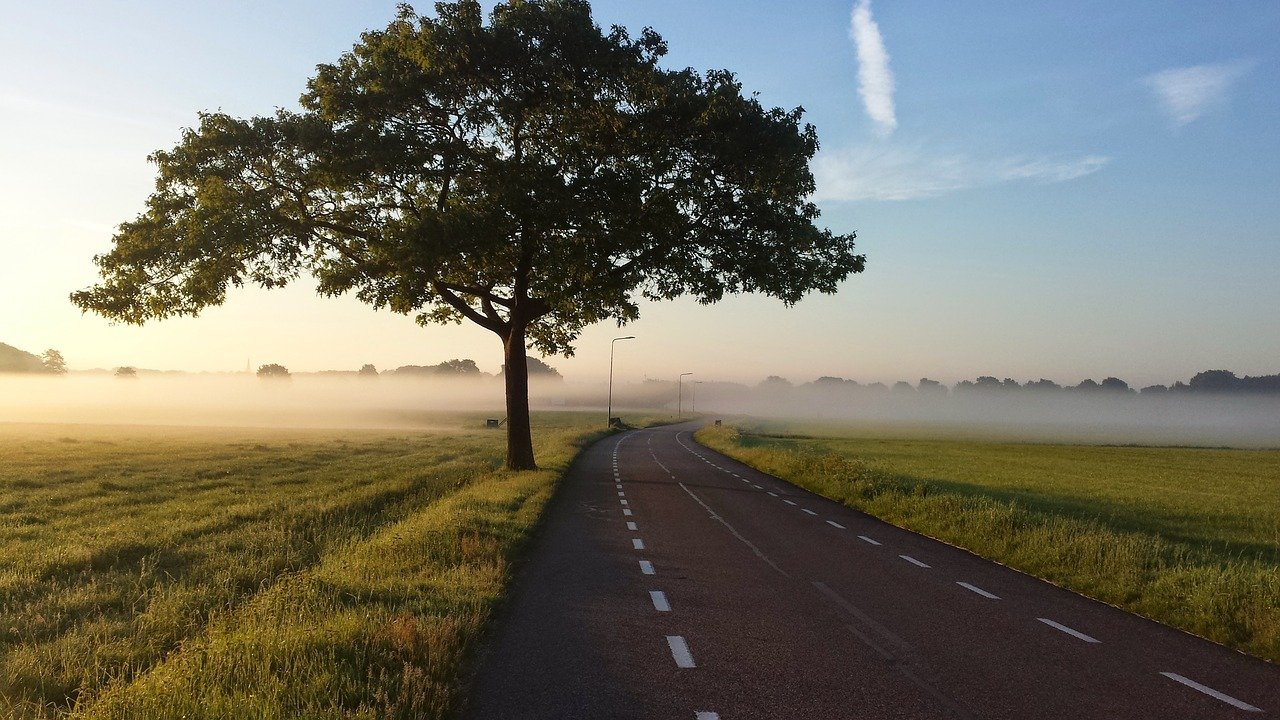
#> input picture OpenCV 104/road2.jpg, 1280 x 720 px
$ python 01.3-ImageHistogramswithMasks.py
#> lines starting #> are read from the running program, lines starting #| are printed output that depends on the picture; after the words box and inside, x2 and y2 are one past the last pixel; in counts of white or black regions, pixels touching at a corner belong together
import matplotlib.pyplot as plt
import cv2 as cv
import numpy as np


def plot_histogram(img, title, mask=None):
    # Split the image into respective channels and initialize tuple of channel names with figure for plotting
    chans = cv.split(img)
    colors = ('b', 'g', 'r')
    plt.figure()
    plt.title(title)
    plt.xlabel('Bins')
    plt.ylabel('# of Pixels')

    # Loop over image channels
    for (chan, color) in zip(chans, colors):
        # Create Histogram of current channel and plot it
        hist = cv.calcHist([chan], [0], mask, [256], [0, 256])
        plt.plot(hist, color=color)
        plt.xlim([0, 256])


# Read and display image
image = cv.imread('road2.jpg')
#> image is the input picture: shape (720, 1280, 3); mean B, G, R 101.7, 114.6, 116.3

# Convert and display image using matplotlib
# Matplotlib expect image in RGB format so need to convert from BGR to RGB
plt.figure()
plt.axis('Off')
plt.imshow(cv.cvtColor(image, cv.COLOR_BGR2RGB))

# plot histogram for image
plot_histogram(image, 'Histogram for Original Image')
#> the loop in plot_histogram, `for (chan, color) in zip(chans, colors):` made 3 passes
#> color on passes 1 to 3: 'b', 'g', 'r'

# Construct a mask for our image, mask will be blask for the regions we want to ignore and white for regions
# we want to examin
mask = np.zeros(image.shape[:2], dtype='uint8')
cv.rectangle(mask, (65, 0), (870, 480), 255, -1)
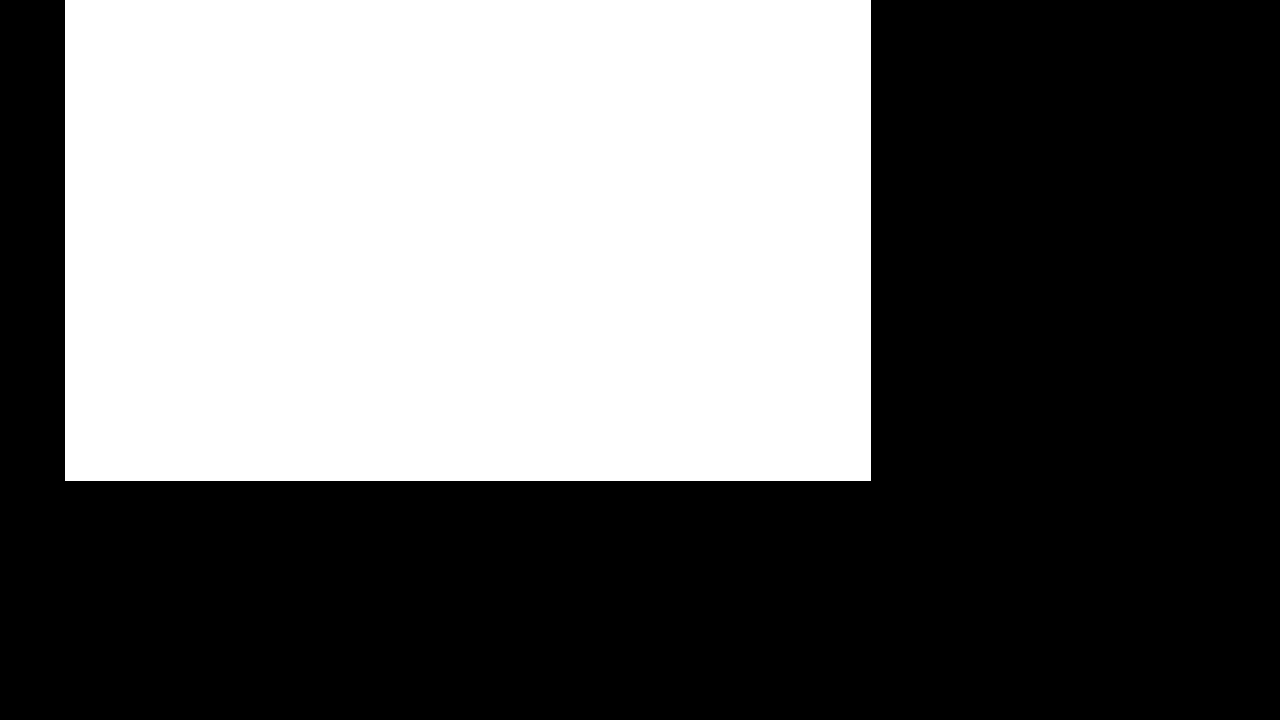
#> mask: shape (720, 1280); 42.1% white; 1 white region, box (x1, y1, x2, y2) and area: (65, 0, 871, 481) 387686
cv.imshow('Mask', mask)
cv.waitKey(0)

# Display masked Region
masked = cv.bitwise_and(image, image, mask=mask)
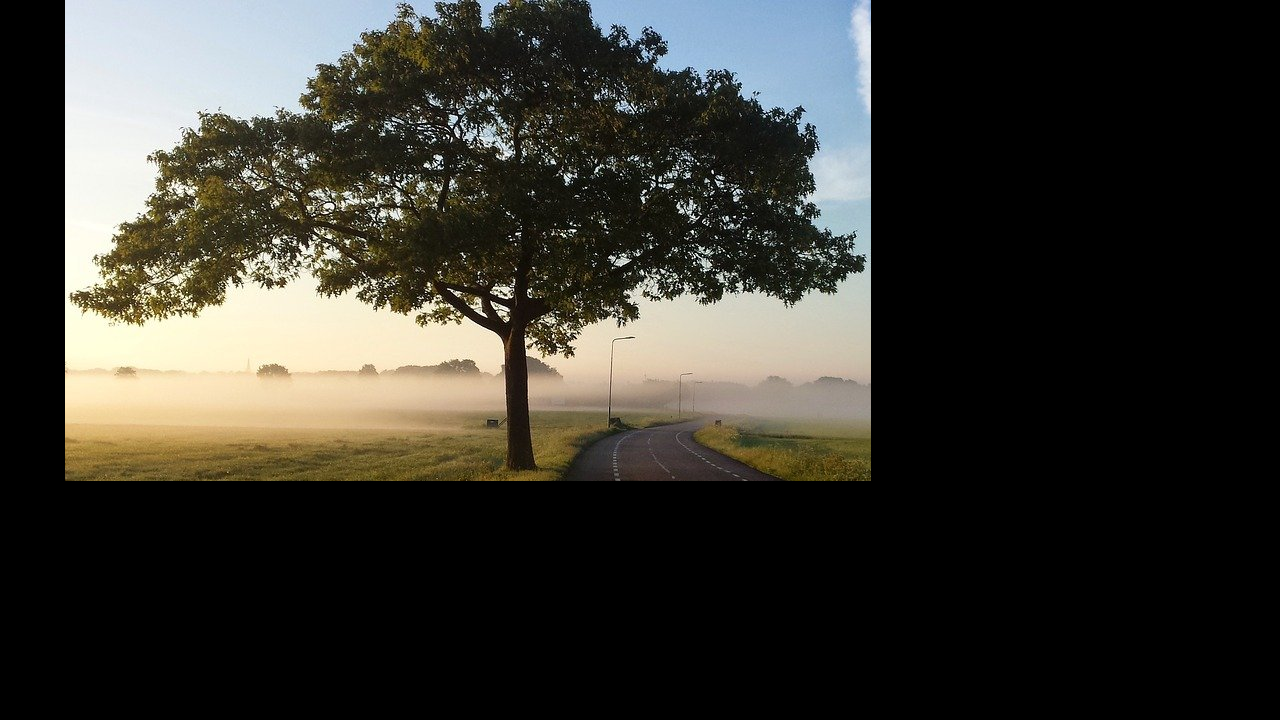
#> masked: shape (720, 1280, 3); mean B, G, R 47.6, 53.9, 55.2
cv.imshow('Masked', masked)
cv.waitKey(0)

# plot histogram for masked image
plot_histogram(image, 'Histogram for Masked Image', mask = mask)
#> the loop in plot_histogram (call 2), `for (chan, color) in zip(chans, colors):` made 3 passes

# Show plots
plt.show()
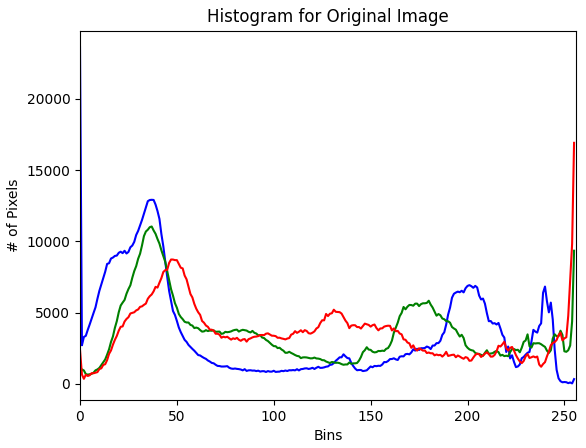
#> figure drawn by matplotlib, 1 panel; curve peaks at x = 0, y = 23614; curve peaks at x = 37, y = 11046; curve peaks at x = 255, y = 16917
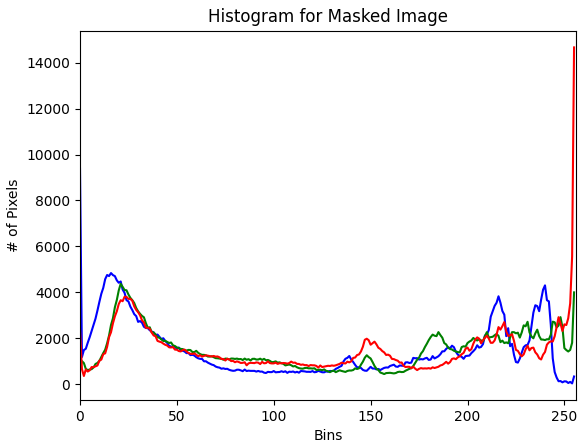
#> figure drawn by matplotlib, 1 panel; curve peaks at x = 0, y = 9385; curve peaks at x = 21, y = 4370; curve peaks at x = 255, y = 14663

$ run again, with OpenCV 104/moon5.jpg copied over OpenCV 104/road2.jpg
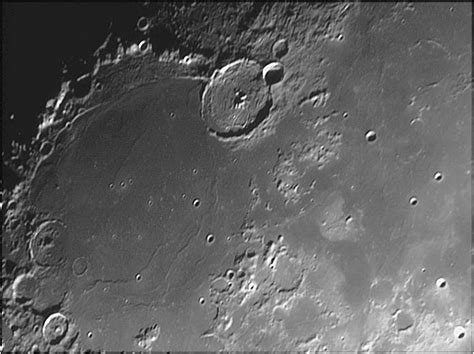
#> input picture OpenCV 104/moon5.jpg, 474 x 354 px
#> image is the input picture: shape (354, 474, 3); min 0, max 255, mean 96.3
#> the loop in plot_histogram, `for (chan, color) in zip(chans, colors):` made 3 passes
#> color on passes 1 to 3: 'b', 'g', 'r'
#> `cv.rectangle(mask, (65, 0), (870, 480), 255, -1)`:
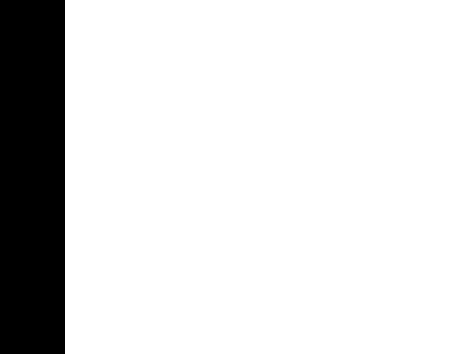
#> mask: shape (354, 474); 86.3% white; 1 black region, box (x1, y1, x2, y2) and area: (0, 0, 65, 354) 23010
#> the loop in plot_histogram (call 2), `for (chan, color) in zip(chans, colors):` made 3 passes
#> `plt.show()`:
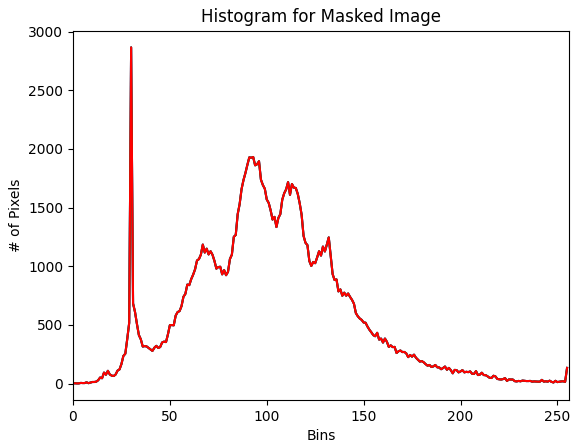
#> figure drawn by matplotlib, 1 panel; curve peaks at x = 30, y = 2865; curve peaks at x = 30, y = 2865; curve peaks at x = 30, y = 2865

$ run again, with OpenCV 104/mou.jpg copied over OpenCV 104/road2.jpg
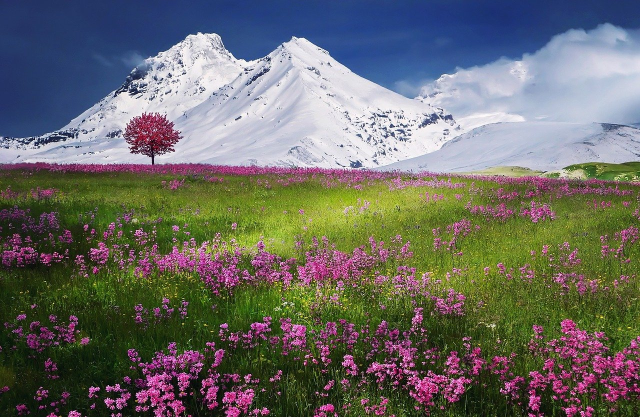
#> input picture OpenCV 104/mou.jpg, 1280 x 834 px (shown at 1/2 size)
#> image is the input picture: shape (834, 1280, 3); mean B, G, R 101.3, 106.3, 106.2
#> the loop in plot_histogram, `for (chan, color) in zip(chans, colors):` made 3 passes
#> color on passes 1 to 3: 'b', 'g', 'r'
#> `cv.rectangle(mask, (65, 0), (870, 480), 255, -1)`:
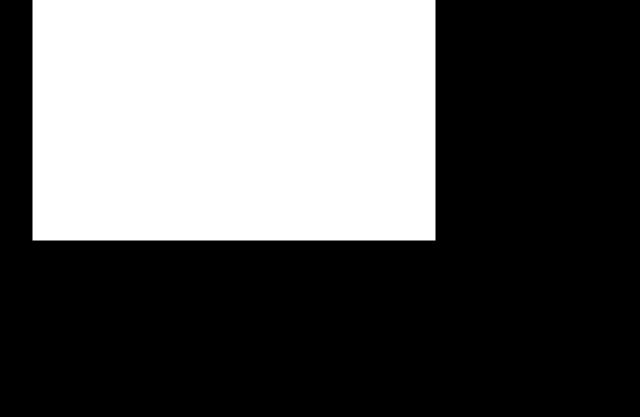
#> mask: shape (834, 1280) (shown at 1/2 size); 36.3% white; 1 white region, box (x1, y1, x2, y2) and area: (65, 0, 871, 481) 387686
#> the loop in plot_histogram (call 2), `for (chan, color) in zip(chans, colors):` made 3 passes
#> `plt.show()`:
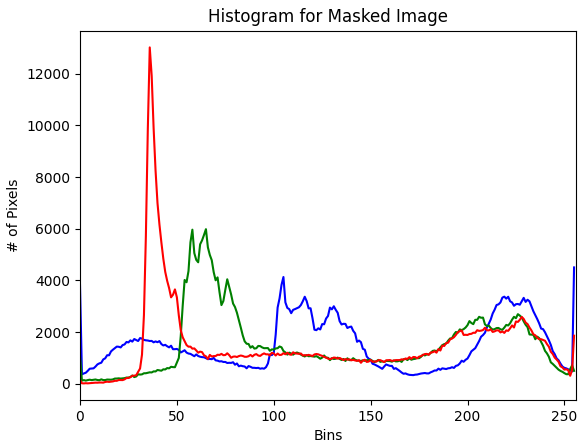
#> figure drawn by matplotlib, 1 panel; curve peaks at x = 255, y = 4505; curve peaks at x = 65, y = 5985; curve peaks at x = 36, y = 13018

$ run again, with OpenCV 104/moun3.jpg copied over OpenCV 104/road2.jpg
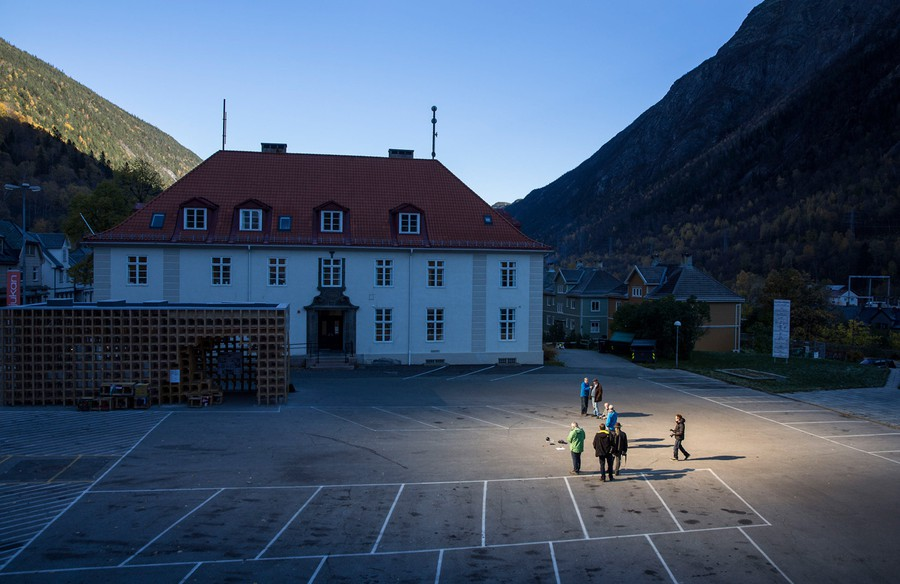
#> input picture OpenCV 104/moun3.jpg, 900 x 584 px
#> image is the input picture: shape (584, 900, 3); mean B, G, R 102.6, 79.8, 63.1
#> the loop in plot_histogram, `for (chan, color) in zip(chans, colors):` made 3 passes
#> color on passes 1 to 3: 'b', 'g', 'r'
#> `cv.rectangle(mask, (65, 0), (870, 480), 255, -1)`:
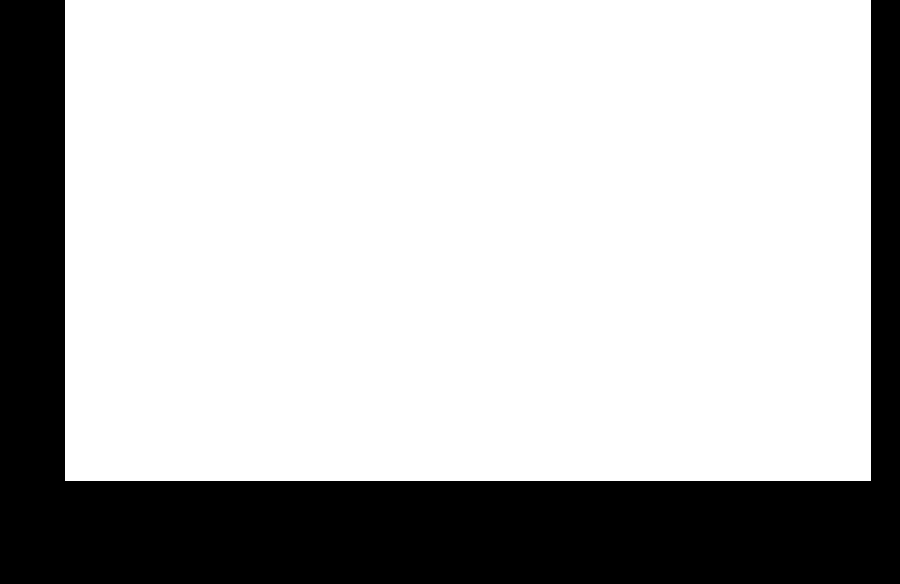
#> mask: shape (584, 900); 73.8% white; 1 black region, box (x1, y1, x2, y2) and area: (0, 0, 900, 584) 137914
#> the loop in plot_histogram (call 2), `for (chan, color) in zip(chans, colors):` made 3 passes
#> `plt.show()`:
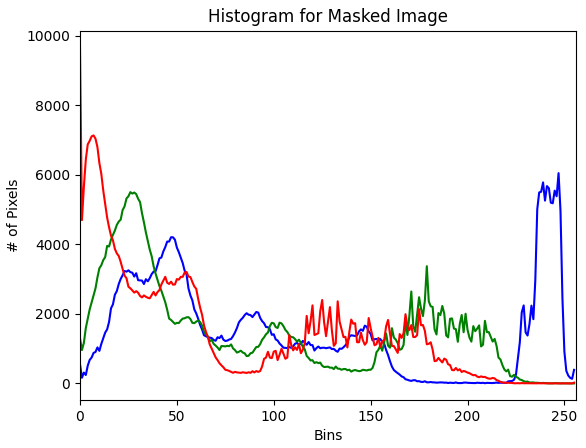
#> figure drawn by matplotlib, 1 panel; curve peaks at x = 247, y = 6052; curve peaks at x = 26, y = 5506; curve peaks at x = 0, y = 9671
